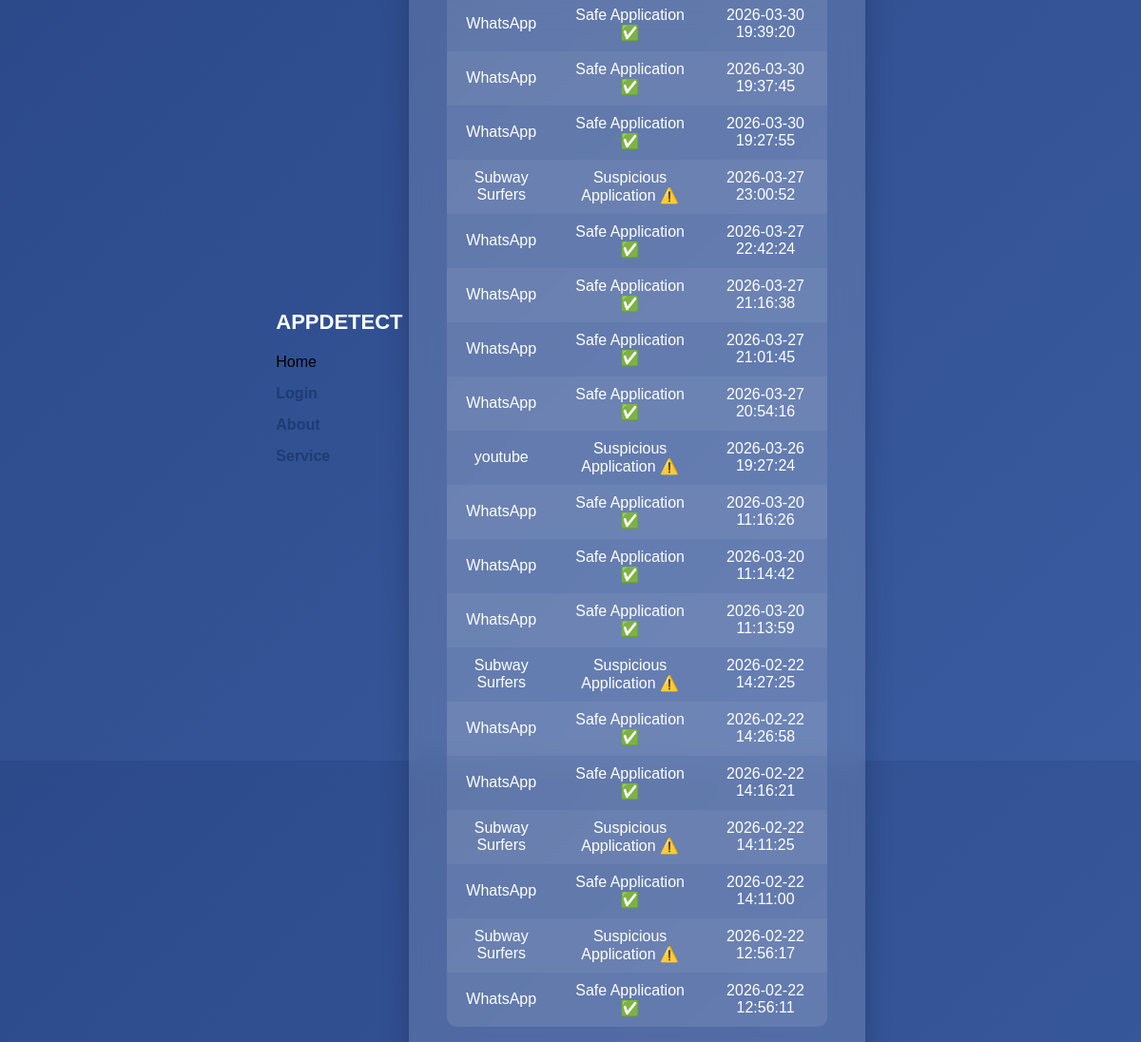
The page /history (signed in) on the database its author committed.
### tables this page shows
CREATE TABLE checks (
            id INTEGER PRIMARY KEY AUTOINCREMENT,
            appname TEXT,
            result TEXT,
            date TEXT
        );

### app.py (the view)
@app.route("/history")
def history():
    if "user" not in session:
        return redirect(url_for("login"))
    conn = sqlite3.connect('database.db')
    c = conn.cursor()
    c.execute("SELECT * FROM checks ORDER BY id DESC")
    data = c.fetchall()
    conn.close()
    return render_template("history.html", data=data)

### templates/history.html (shortened to what this page needs)
{% extends "base.html" %}
{% block content %}
<div class="container">
    {% if data %}
        <table style="width:100%; margin-top:20px; color:white;">
            {% for row in data %}
            <tr>
                <td>{{ row[1] }}</td>
                <td>{{ row[2] }}</td>
                <td>{{ row[3] }}</td>
            </tr>
            {% endfor %}
        </table>
    {% else %}
        <p>No history available.</p>
    {% endif %}
</div>
{% endblock %}

### templates/base.html (shortened to what this page needs)
<!DOCTYPE html>
<html>
<head>
    <link rel="stylesheet" href="{{ url_for('static', filename='style.css') }}">
</head>
<body>
<div class="top-section">
    <h1 class="logo"><b>APPDETECT&nbsp;</h1></b>
    <div class="navbar-box">
        <a href="/"></a>Home</a>
        <a href="/login"><b>Login</b></a>
        <a href="/about"><b>About</b></a>
        <a href="/service"><b>Service</b></a>
    </div>
</div>
{% block content %}{% endblock %}
</body>
</html>

### static/style.css (style rules this page uses)
h1 { margin-bottom: 20px; color: white; }
body { margin: 0; font-family: 'Segoe UI', Tahoma, Geneva, Verdana, sans-serif; background: linear-gradient(to right, #1e3c72, #2a5298); display: flex; justify-content: center; align-items: center; height: 100vh; }
.container { background: rgba(255, 255, 255, 0.15); backdrop-filter: blur(12px); padding: 40px; border-radius: 20px; width: 420px; text-align: center; box-shadow: 0px 10px 30px rgba(0, 0, 0, 0.3); color: white; }
h1 { margin-bottom: 20px; color: #1e3c72; }
a { display: block; margin-top: 15px; text-decoration: none; color: #1e3c72; font-weight: bold; }
table { width: 100%; margin-top: 20px; border-collapse: collapse; background: rgba(255,255,255,0.1); border-radius: 10px; overflow: hidden; }
th, td { padding: 10px; text-align: center; }
tr:nth-child(even) { background-color: rgba(255,255,255,0.05); }
body { margin: 0; font-family: Arial; background: linear-gradient(135deg, #2c4a8a, #3a5ba0); display: flex; justify-content: center; align-items: center; height: 100vh; }
.container { background: rgba(255, 255, 255, 0.15); backdrop-filter: blur(15px); padding: 40px; border-radius: 20px; text-align: center; width: 400px; color: white; box-shadow: 0 10px 30px rgba(0,0,0,0.2); }
.logo { color: white; font-size: 22px; font-weight: bold; }

### rows shown on the page
checks: appname "WhatsApp", result "Safe Application ✅", date "2026-03-30 19:39:20"
checks: appname "WhatsApp", result "Safe Application ✅", date "2026-03-30 19:37:45"
checks: appname "WhatsApp", result "Safe Application ✅", date "2026-03-30 19:27:55"
checks: appname "Subway Surfers", result "Suspicious Application ⚠️", date "2026-03-27 23:00:52"
checks: appname "WhatsApp", result "Safe Application ✅", date "2026-03-27 22:42:24"
checks: appname "WhatsApp", result "Safe Application ✅", date "2026-03-27 21:16:38"
checks: appname "WhatsApp", result "Safe Application ✅", date "2026-03-27 21:01:45"
checks: appname "WhatsApp", result "Safe Application ✅", date "2026-03-27 20:54:16"
checks: appname "youtube", result "Suspicious Application ⚠️", date "2026-03-26 19:27:24"
checks: appname "WhatsApp", result "Safe Application ✅", date "2026-03-20 11:16:26"
checks: appname "WhatsApp", result "Safe Application ✅", date "2026-03-20 11:14:42"
checks: appname "WhatsApp", result "Safe Application ✅", date "2026-03-20 11:13:59"
checks: appname "Subway Surfers", result "Suspicious Application ⚠️", date "2026-02-22 14:27:25"
checks: appname "WhatsApp", result "Safe Application ✅", date "2026-02-22 14:26:58"
checks: appname "WhatsApp", result "Safe Application ✅", date "2026-02-22 14:16:21"
checks: appname "Subway Surfers", result "Suspicious Application ⚠️", date "2026-02-22 14:11:25"
checks: appname "WhatsApp", result "Safe Application ✅", date "2026-02-22 14:11:00"
checks: appname "Subway Surfers", result "Suspicious Application ⚠️", date "2026-02-22 12:56:17"
checks: appname "WhatsApp", result "Safe Application ✅", date "2026-02-22 12:56:11"
